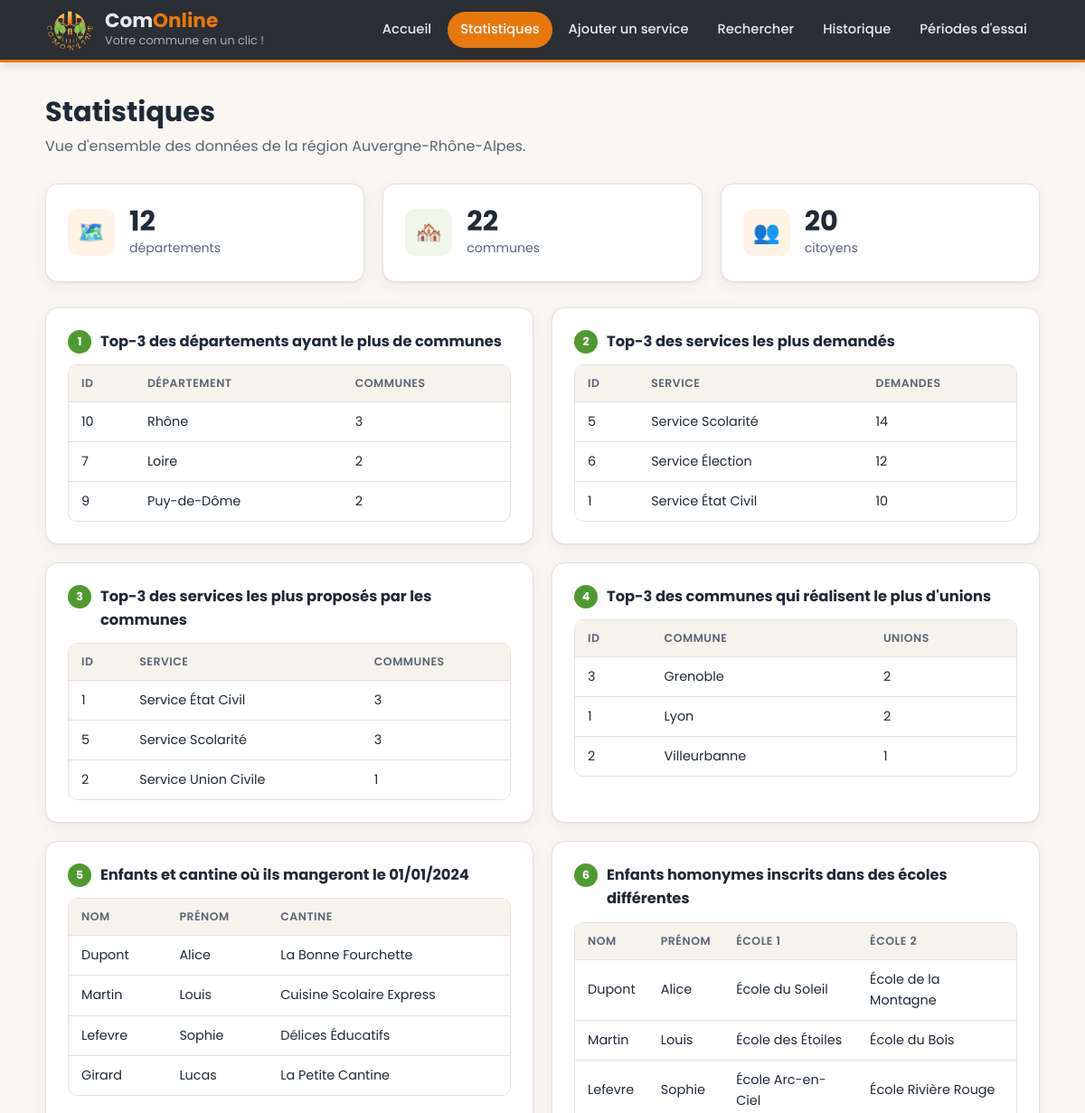
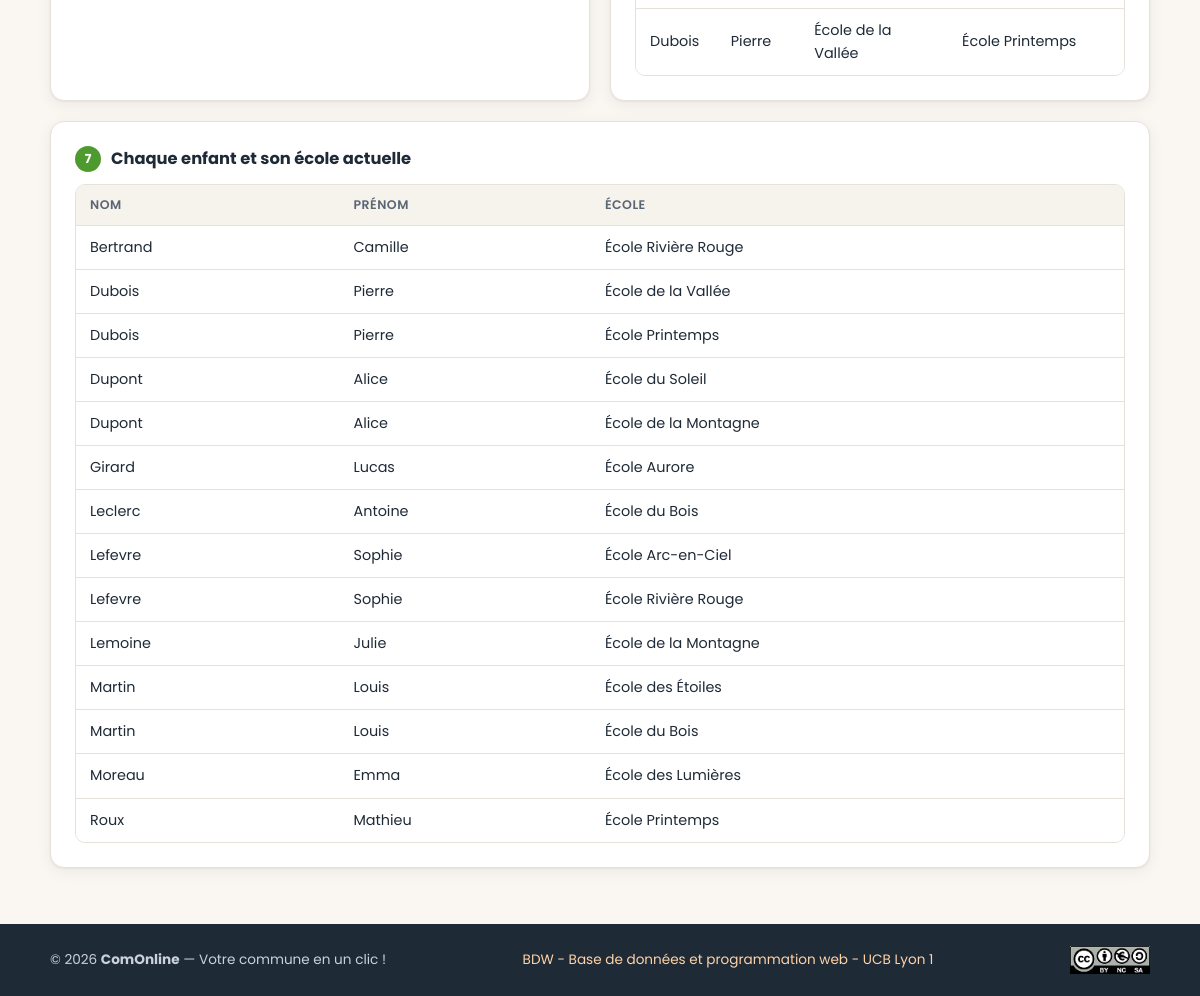
Page /index.php?page=afficher on the committed database (2 pictures, top to bottom).
### tables this page shows
CREATE TABLE DEPARTEMENT (
    ID_Departement INT PRIMARY KEY AUTO_INCREMENT,
    nom VARCHAR(255),
    ID_Region INT,
    FOREIGN KEY (ID_Region) REFERENCES REGION(ID_Region)
);

CREATE TABLE SERVICE (
    ID_Service INT PRIMARY KEY AUTO_INCREMENT,
    libelle VARCHAR(255),
    description TEXT
);

CREATE TABLE COMMUNE (
    ID_Commune INT PRIMARY KEY AUTO_INCREMENT,
    code_INSEE VARCHAR(10),
    code_postal VARCHAR(10),
    latitude FLOAT,
    longitude FLOAT,
    Nom VARCHAR(255),
    ID_Departement INT,
    FOREIGN KEY (ID_Departement) REFERENCES DEPARTEMENT(ID_Departement)
);

### inc/includes.php (called while the page is built, shortened)
<?php
$nomSite = "ComOnline";
$baseline = "Votre commune en un clic !";
$styleCSS = "css/style.css";
?>

### inc/routes.php (called while the page is built, shortened)
<?php
$routes = array(
	'Accueil' => array('controleur' => 'controleurAccueil','vue' => 'vueAccueil','css'=>'Accueil'),
	'afficher' => array('controleur' => 'controleurAfficher','vue' => 'vueAfficher','css'=>'Afficher'),
	'ajouter' => array('controleur' => 'controleurAjouter' ,'vue' => 'vueAjouter','css'=>'Ajouter'),
	'rechercher' => array('controleur' => 'controleurRechercher','vue' => 'vueRechercher','css'=>'Recherche' ),
	'historique' => array('controleur' => 'controleurHistorique','vue' => 'vueHistorique','css'=>'Historique' ),
	'Essai' => array('controleur' => 'controleurEssai', 'vue' => 'vueEssai','css'=>'Essai'),
);
?>

### controleurs/controleurAfficher.php (called while the page is built, shortened)
<?php
$departementCount = countInstances($connexion, 'DEPARTEMENT');
$communeCount     = countInstances($connexion, 'COMMUNE');
$citoyenCount     = countInstances($connexion, 'CITOYEN');
$requeteEnfants = "SELECT
        E.nom_Ecole AS Ecole,
        EN.nom AS Nom,
        EN.prenom AS Prenom
    FROM ENFANT EN
    JOIN DEMANDE_SCOLAIRE DS ON EN.ID_Enfant = DS.ID_Enfant
    JOIN ECOLE E ON DS.ID_Ecole = E.ID_Ecole
    ORDER BY EN.nom, EN.prenom";
$requeteCantine = "SELECT
        EN.nom, EN.prenom, CA.nom AS Cantine
    FROM ENFANT EN
    JOIN DEMANDE_RESTAURATION DR ON EN.ID_Enfant = DR.ID_Enfant
    JOIN CANTINE CA ON DR.ID_Cantine = CA.ID_Cantine
    WHERE '2024-01-01' BETWEEN DR.date_debut AND DR.date_fin";
$requetePaires = "SELECT
        A.nom AS Nom, A.prenom AS Prenom, E1.nom_Ecole AS Ecole1, E2.nom_Ecole AS Ecole2
    FROM ENFANT A
    JOIN ENFANT B ON A.nom = B.nom AND A.prenom = B.prenom AND A.ID_Enfant < B.ID_Enfant
    JOIN DEMANDE_SCOLAIRE DS1 ON A.ID_Enfant = DS1.ID_Enfant
    JOIN DEMANDE_SCOLAIRE DS2 ON B.ID_Enfant = DS2.ID_Enfant
    JOIN ECOLE E1 ON DS1.ID_Ecole = E1.ID_Ecole
    JOIN ECOLE E2 ON DS2.ID_Ecole = E2.ID_Ecole
    WHERE DS1.ID_Ecole <> DS2.ID_Ecole";
$requeteTop3Departements = "SELECT
        D.ID_Departement,
        D.nom AS Nom_Departement,
        COUNT(C.ID_Commune) AS Nombre_de_Communes
    FROM DEPARTEMENT D
    JOIN COMMUNE C ON D.ID_Departement = C.ID_Departement
    GROUP BY D.ID_Departement, D.nom
    ORDER BY Nombre_de_Communes DESC
    LIMIT 3";
$requeteTop3Demandes = "SELECT
        S.ID_Service,
        S.libelle AS Libelle_Service,
        COUNT(*) AS Nombre_de_Demandes
    FROM SERVICE S
    JOIN (
        SELECT ID_Service FROM DEMANDE_RESTAURATION
        UNION ALL SELECT ID_Service FROM DEMANDE_SCOLAIRE
        UNION ALL SELECT ID_Service FROM DEMANDE_SIGNALEMENT
        UNION ALL SELECT ID_Service FROM DEMANDE_UNION_CIVILE
        UNION ALL SELECT ID_Service FROM DEMANDE_ETAT_CIVIL
        UNION ALL SELECT ID_Service FROM DEMANDE_ELECTIONS
    ) D ON S.ID_Service = D.ID_Service
    GROUP BY S.ID_Service, S.libelle
    ORDER BY Nombre_de_Demandes DESC
    LIMIT 3";
$requeteTop3Services = "SELECT
        S.ID_Service,
        S.libelle AS Libelle_Service,
        COUNT(DISTINCT SC.ID_Commune) AS Nombre_de_Communes_Proposant
    FROM SERVICE S
    JOIN SERVICE_COMMUNE SC ON S.ID_Service = SC.ID_Service
    GROUP BY S.ID_Service, S.libelle
    ORDER BY Nombre_de_Communes_Proposant DESC
    LIMIT 3";
$requeteTop3communes = "SELECT
        C.ID_Commune,
        C.Nom AS Nom_Commune,
        COUNT(*) AS Nombre_Unions
    FROM DEMANDE_UNION_CIVILE DU
    JOIN CITOYEN CI ON DU.ID_Citoyen1 = CI.ID_Citoyen
    JOIN COMMUNE C ON CI.ID_Commune = C.ID_Commune
    GROUP BY C.ID_Commune, C.Nom
    ORDER BY Nombre_Unions DESC
    LIMIT 3";
?>

### modele/modele.php (the view, shortened to what this page needs)
<?php
function h($valeur) {
    return htmlspecialchars((string) $valeur, ENT_QUOTES, 'UTF-8');
}
function executeQuery($conn, $query) {
    $result = mysqli_query($conn, $query);
    if ($result) {
        return $result;
    }
    return false;
}
function displayResults($result, $headers, $rowLabels) {
    echo "<div class=\"table-wrap\"><table>";
    echo "<tr>";
    foreach ($headers as $header) {
        echo "<th>" . h($header) . "</th>";
    }
    echo "</tr>";
    while ($row = mysqli_fetch_assoc($result)) {
        echo "<tr>";
        foreach ($rowLabels as $label) {
            echo "<td>" . (isset($row[$label]) ? h($row[$label]) : '') . "</td>";
        }
        echo "</tr>";
    }
    echo "</table></div>";
}
function countInstances($connexion, $nomTable) {
    $requete = "SELECT COUNT(*) AS nb FROM $nomTable";
    $res = mysqli_query($connexion, $requete);
    $row = mysqli_fetch_assoc($res);
    return $row['nb'];
}
?>

### index.php (shortened to what this page needs)
<?php
require('inc/routes.php');
require('inc/includes.php');
require_once('modele/modele.php');
$nomPage = 'Accueil';
if (isset($_GET['page']) && isset($routes[$_GET['page']])) {
	$nomPage = $_GET['page'];
}
$controleur = $routes[$nomPage]['controleur'];
$vue        = $routes[$nomPage]['vue'];
$cssPage    = $routes[$nomPage]['css'];
?>
<!DOCTYPE html>
<html lang="fr">
<head>
	<link rel="stylesheet" href="<?= $styleCSS ?>">
	<link rel="stylesheet" href="css/<?= $cssPage ?>.css">
</head>
<body>
	<?php include($pathHeader); ?>
	<main>
		<?php
		include('controleurs/' . $controleur . '.php');
		include('vues/' . $vue . '.php');
		?>
	</main>
	<?php include($pathFooter); ?>
</body>
</html>

### static/header.php
<header class="site-header">
	<div class="header-inner">
		<a class="brand" href="index.php">
			<img src="img/COMM.png" alt="Logo ComOnline">
			<span>
				<span class="brand-nom">Com<span>Online</span></span>
				<span class="brand-slogan"><?= $baseline ?></span>
			</span>
		</a>
		<?php include($pathMenu); ?>
	</div>
</header>

### static/menu.php
<?php
$liensMenu = array(
    'Accueil'    => 'Accueil',
    'afficher'   => 'Statistiques',
    'ajouter'    => 'Ajouter un service',
    'rechercher' => 'Rechercher',
    'historique' => 'Historique',
    'Essai'      => "Périodes d'essai",
);
?>
<nav class="menu">
    <?php foreach ($liensMenu as $page => $libelle) { ?>
        <a href="index.php?page=<?= $page ?>" class="<?= $page == $nomPage ? 'actif' : '' ?>"><?= $libelle ?></a>
    <?php } ?>
</nav>

### vues/vueAfficher.php
<div class="page-titre">
    <h1>Statistiques</h1>
    <p>Vue d'ensemble des données de la région Auvergne-Rhône-Alpes.</p>
</div>
<div class="grille grille-3 kpis">
    <div class="carte kpi">
        <div class="icone">🗺️</div>
        <div><strong><?= h($departementCount) ?></strong><span>départements</span></div>
    </div>
    <div class="carte kpi">
        <div class="icone">🏘️</div>
        <div><strong><?= h($communeCount) ?></strong><span>communes</span></div>
    </div>
    <div class="carte kpi">
        <div class="icone">👥</div>
        <div><strong><?= h($citoyenCount) ?></strong><span>citoyens</span></div>
    </div>
</div>
<?php
$statistiques = array(
    array("Top-3 des départements ayant le plus de communes", $requeteTop3Departements,
          ['ID', 'Département', 'Communes'], ['ID_Departement', 'Nom_Departement', 'Nombre_de_Communes']),
    array("Top-3 des services les plus demandés", $requeteTop3Demandes,
          ['ID', 'Service', 'Demandes'], ['ID_Service', 'Libelle_Service', 'Nombre_de_Demandes']),
    array("Top-3 des services les plus proposés par les communes", $requeteTop3Services,
          ['ID', 'Service', 'Communes'], ['ID_Service', 'Libelle_Service', 'Nombre_de_Communes_Proposant']),
    array("Top-3 des communes qui réalisent le plus d'unions", $requeteTop3communes,
          ['ID', 'Commune', 'Unions'], ['ID_Commune', 'Nom_Commune', 'Nombre_Unions']),
    array("Enfants et cantine où ils mangeront le 01/01/2024", $requeteCantine,
          ['Nom', 'Prénom', 'Cantine'], ['nom', 'prenom', 'Cantine']),
    array("Enfants homonymes inscrits dans des écoles différentes", $requetePaires,
          ['Nom', 'Prénom', 'École 1', 'École 2'], ['Nom', 'Prenom', 'Ecole1', 'Ecole2']),
    array("Chaque enfant et son école actuelle", $requeteEnfants,
          ['Nom', 'Prénom', 'École'], ['Nom', 'Prenom', 'Ecole']),
);
?>
<div class="grille grille-2">
    <?php foreach ($statistiques as $i => $stat) { ?>
        <section class="carte stat">
            <h3><span class="num"><?= $i + 1 ?></span><?= h($stat[0]) ?></h3>
            <?php displayResults(executeQuery($connexion, $stat[1]), $stat[2], $stat[3]); ?>
        </section>
    <?php } ?>
</div>

### static/footer.php
<footer>
	<div class="footer-inner">
		<span>© <?= date("Y") ?> <strong><?= $nomSite ?></strong> — <?= $baseline ?></span>
		<a href="https://perso.liris.cnrs.fr/fabien.duchateau/bdw" target="_blank">BDW - Base de données et programmation web - UCB Lyon 1</a>
		<a href="https://creativecommons.org/licenses/" target="_blank"><img src="img/by-nc-sa-eu.png" alt="Licence CC BY-NC-SA"></a>
	</div>
</footer>

### css/style.css (style rules this page uses)
:root { --orange: #e8780c; --orange-fonce: #c25f00; --orange-clair: #fff3e6; --vert: #4f9a2f; --vert-fonce: #3b7a20; --vert-clair: #eef7e9; --texte: #1f2a37; --texte-doux: #5b6675; --bordure: #e6e1d9; --fond: #faf7f2; --blanc: #ffffff; --rouge: #c0392b; --rouge-clair: #fdecea; --rayon: 14px; --ombre: 0 1px 2px rgba(31, 42, 55, .06), 0 4px 16px rgba(31, 42, 55, .06); --ombre-forte: 0 6px 28px rgba(31, 42, 55, .12); --largeur: 1140px; --sombre: #2a2e35; --sombre-clair: #3a3f48; --texte-sur-sombre: #e8eaed; --texte-doux-sur-sombre: #aab1bb; }
*, *::before, *::after { box-sizing: border-box; margin: 0; padding: 0; }
html { scroll-behavior: smooth; }
body { font-family: 'Poppins', 'Segoe UI', Tahoma, Geneva, Verdana, sans-serif; background: var(--fond); color: var(--texte); line-height: 1.6; min-height: 100vh; display: flex; flex-direction: column; }
img { max-width: 100%; display: block; }
a { color: var(--orange-fonce); }
.site-header { position: sticky; top: 0; z-index: 10; background: var(--sombre); border-bottom: 3px solid var(--orange); box-shadow: 0 2px 12px rgba(0, 0, 0, .15); }
.header-inner { max-width: var(--largeur); margin: 0 auto; padding: 10px 20px; display: flex; align-items: center; justify-content: space-between; gap: 20px; }
.brand { display: flex; align-items: center; gap: 12px; text-decoration: none; color: var(--texte-sur-sombre); flex-shrink: 0; }
.brand img { width: 54px; height: auto; }
.brand-nom { display: block; font-size: 1.35rem; font-weight: 700; line-height: 1.1; }
.brand-nom span { color: var(--orange); }
.brand-slogan { display: block; font-size: .8rem; color: var(--texte-doux-sur-sombre); }
.menu { display: flex; flex-wrap: wrap; gap: 4px; justify-content: flex-end; }
.menu a { text-decoration: none; color: var(--texte-sur-sombre); font-weight: 500; font-size: .92rem; padding: 8px 14px; border-radius: 999px; transition: background .2s, color .2s; white-space: nowrap; }
.menu a.actif { background: var(--orange); color: var(--blanc); }
main { flex: 1; width: 100%; max-width: var(--largeur); margin: 0 auto; padding: 36px 20px 56px; }
.page-titre { margin-bottom: 28px; }
.page-titre h1 { font-size: 1.9rem; line-height: 1.25; }
.page-titre p { color: var(--texte-doux); margin-top: 6px; }
h3 { font-size: 1.02rem; margin-bottom: 12px; }
.carte { background: var(--blanc); border: 1px solid var(--bordure); border-radius: var(--rayon); box-shadow: var(--ombre); padding: 24px; }
.grille { display: grid; gap: 20px; }
.grille > * { min-width: 0; }
.grille-2 > :last-child:nth-child(odd) { grid-column: 1 / -1; }
.grille-2 { grid-template-columns: repeat(auto-fit, minmax(420px, 1fr)); }
.grille-3 { grid-template-columns: repeat(auto-fit, minmax(220px, 1fr)); }
.table-wrap { overflow-x: auto; border-radius: 10px; border: 1px solid var(--bordure); }
table { width: 100%; border-collapse: collapse; font-size: .9rem; background: var(--blanc); }
th { text-align: left; font-weight: 600; font-size: .78rem; text-transform: uppercase; letter-spacing: .04em; color: var(--texte-doux); background: #f6f2ec; padding: 10px 14px; white-space: nowrap; }
td { padding: 10px 14px; border-top: 1px solid var(--bordure); }
footer { background: var(--texte); color: #c9d1db; font-size: .85rem; }
.footer-inner { max-width: var(--largeur); margin: 0 auto; padding: 22px 20px; display: flex; flex-wrap: wrap; align-items: center; justify-content: space-between; gap: 14px; }
footer a { color: #ffd3a6; text-decoration: none; }
footer img { height: 28px; width: auto; }

### css/Afficher.css (style rules this page uses)
.kpis { margin-bottom: 28px; }
.kpi { display: flex; align-items: center; gap: 16px; }
.kpi .icone { flex-shrink: 0; width: 52px; height: 52px; border-radius: 12px; display: grid; place-items: center; font-size: 1.5rem; background: var(--orange-clair); }
.kpi:nth-child(2) .icone { background: var(--vert-clair); }
.kpi strong { display: block; font-size: 1.9rem; line-height: 1.1; }
.kpi span { color: var(--texte-doux); font-size: .88rem; }
.stat h3 { display: flex; align-items: flex-start; gap: 10px; }
.stat h3 .num { flex-shrink: 0; width: 26px; height: 26px; border-radius: 50%; display: grid; place-items: center; font-size: .78rem; color: var(--blanc); background: var(--vert); }

### rows in the picture
departement: ID_Departement "10", nom "Rhône", label "3"
departement: ID_Departement "7", nom "Loire", label "2"
departement: ID_Departement "9", nom "Puy-de-Dôme", label "2"
service: ID_Service "5", libelle "Service Scolarité", label "14", label "3"
service: ID_Service "6", libelle "Service Élection", label "12"
service: ID_Service "1", libelle "Service État Civil", label "10", label "3"
service: ID_Service "2", libelle "Service Union Civile", label "1"
commune: ID_Commune "3", Nom "Grenoble", label "2"
commune: ID_Commune "1", Nom "Lyon", label "2"
commune: ID_Commune "2", Nom "Villeurbanne", label "1"

### other values in the picture
$baseline "Votre commune en un clic !"
$libelle "Accueil"
$libelle "Statistiques"
$libelle "Ajouter un service"
$libelle "Rechercher"
$libelle "Historique"
$libelle "Périodes d'essai"
$departementCount "12"
$communeCount "22"
$citoyenCount "20"
$stat[0] "Top-3 des départements ayant le plus de communes"
$header "ID"
$header "DÉPARTEMENT"
$header "COMMUNES"
$stat[0] "Top-3 des services les plus demandés"
